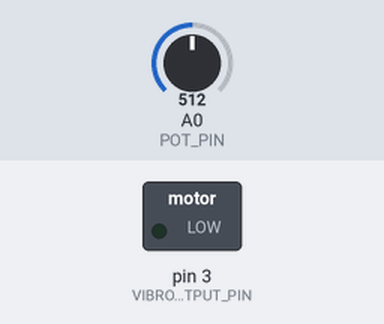
Bench run of a sketch on a simulated Arduino Uno, built with avr-gcc and run on an emulated ATmega328P. Shown: switched loads named in the sketch (green lamp = pin HIGH). The test bench sets the inputs (shaded band); at power-on: A0 (POT_PIN) = 512.

Above: at 1.2 s.
1.3 s: A0 (POT_PIN) set to 716
At 2.3 s:
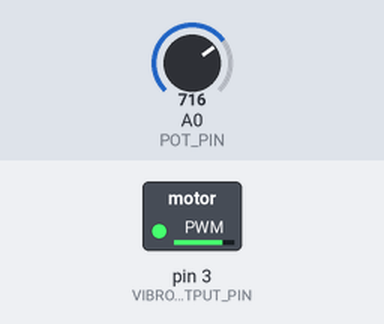
2.8 s: A0 (POT_PIN) set to 757
At 3.5 s:
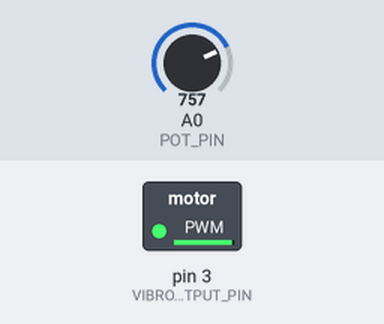
4.3 s: A0 (POT_PIN) set to 768
At 4.8 s:
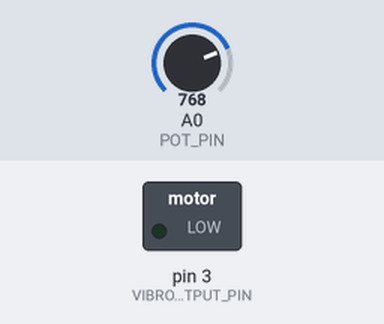
5.8 s: A0 (POT_PIN) set to 900
At 6.1 s:
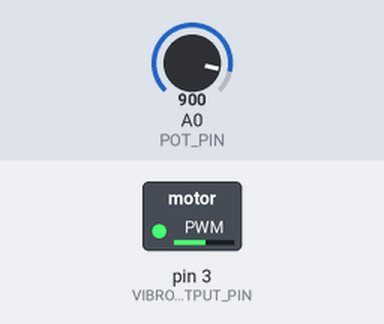
7.3 s: A0 (POT_PIN) set to 306
At 8.5 s:
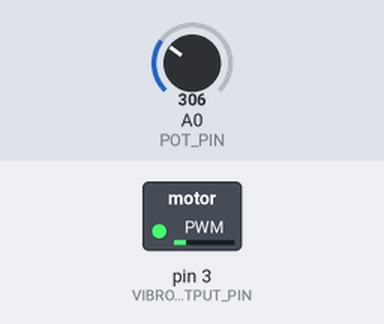
8.8 s: A0 (POT_PIN) set to 0
At 9.8 s:
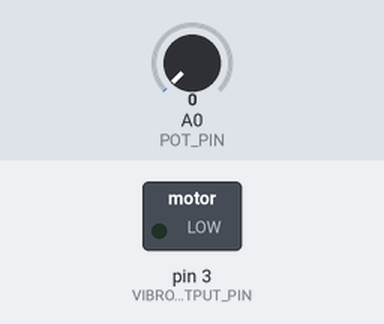
Timing chart, 0 to 11.3 s (numbered marks = the images above; inputs shaded):
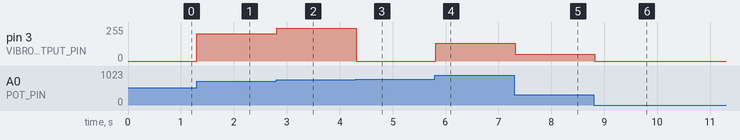

Measured:
- the behaviour switches between 767 and 768 on A0 (POT_PIN) (found by bisection; images 2 and 3)
- after the input at 1.3 s, pin 3 (VIBROMOTOR_OUTPUT_PIN): 0/255 → 204/255 at once
- after the input at 2.8 s, pin 3 (VIBROMOTOR_OUTPUT_PIN): 204/255 → 245/255 at once
- after the input at 4.3 s, pin 3 (VIBROMOTOR_OUTPUT_PIN): 245/255 → 0/255 at once
- after the input at 5.8 s, pin 3 (VIBROMOTOR_OUTPUT_PIN): 0/255 → 132/255 at once
- after the input at 7.3 s, pin 3 (VIBROMOTOR_OUTPUT_PIN): 132/255 → 50/255 at once
- after the input at 8.8 s, pin 3 (VIBROMOTOR_OUTPUT_PIN): 50/255 → 0/255 at once

The sketch:

adv_output_2-2.ino
```cpp
const int VIBROMOTOR_OUTPUT_PIN = 3;
const int POT_PIN = A0;

void setup() {
  // put your setup code here, to run once:
  pinMode(VIBROMOTOR_OUTPUT_PIN, OUTPUT);
  pinMode(POT_PIN, INPUT_PULLUP);
}

void loop() {
  // put your main code here, to run repeatedly:
  int val = analogRead(POT_PIN);

  analogWrite(VIBROMOTOR_OUTPUT_PIN, val);
  delay(50);
}
```
